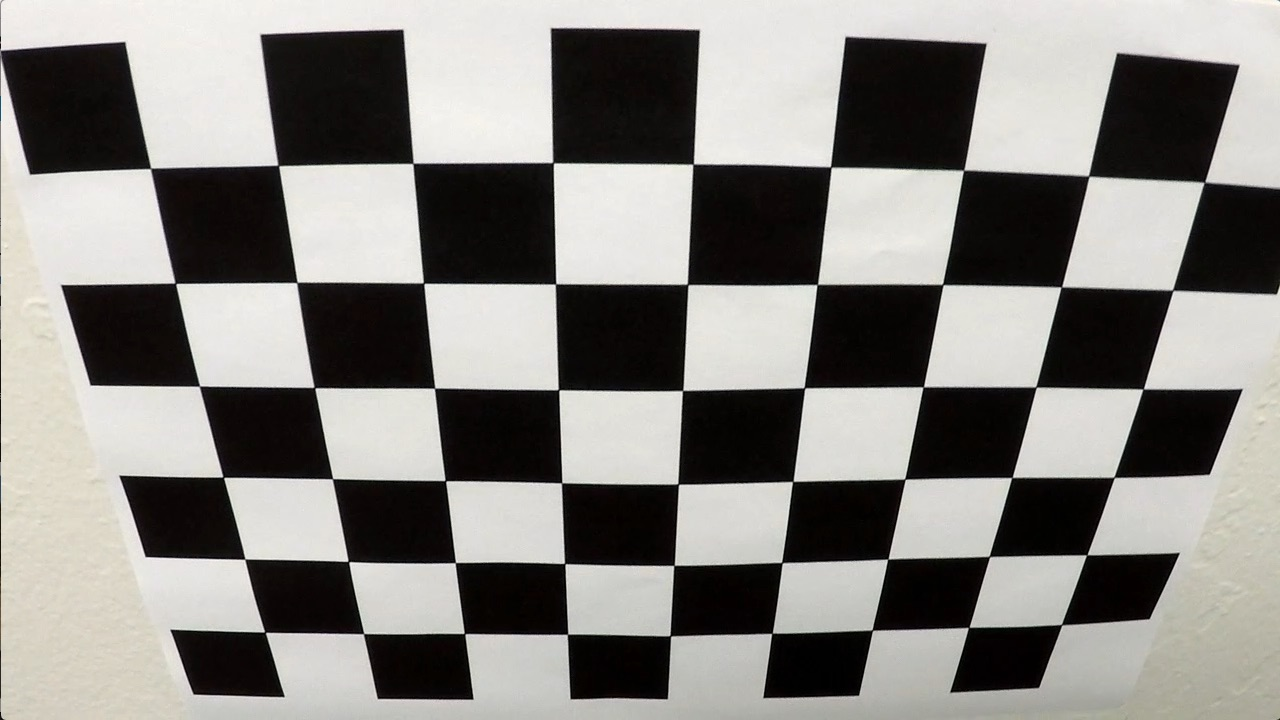
#> input picture p2-AdvancedLaneLines/camera_cal/calibration2.jpg, 1280 x 720 px; the run also reads 1 picture not shown here
$ python 'Project 2-Advanced Lane Finding.py'   (older library calls are emulated)
#> lines starting #> are read from the running program, lines starting #| are printed output that depends on the picture
#!/usr/bin/env python
# coding: utf-8

# ## Project : Advanced Lane Finding
#
# The goals / steps of this project are the following:
#
# * Compute the camera calibration matrix and distortion coefficients given a set of chessboard images.
# * Apply a distortion correction to raw images.
# * Use color transforms, gradients, etc., to create a thresholded binary image.
# * Apply a perspective transform to rectify binary image ("birds-eye view").
# * Detect lane pixels and fit to find the lane boundary.
# * Determine the curvature of the lane and vehicle position with respect to center.
# * Warp the detected lane boundaries back onto the original image.
# * Output visual display of the lane boundaries and numerical estimation of lane curvature and vehicle position.

# ## Import Package

# In[1]:


#importing some useful packages
import matplotlib.pyplot as plt
import matplotlib.image as mpimg
import numpy as np
import cv2
import os
import pickle
get_ipython().run_line_magic('matplotlib', 'inline')


# ### Camera Calibration

# In[2]:


#Prepare object points
nx = 9
ny = 6
objp = np.zeros((6*9,3), np.float32)
objp[:,:2] = np.mgrid[0:9, 0:6].T.reshape(-1,2)


def cal_undistort(img, gray, objpoints, imgpoints):
    # performs the camera calibration, image distortion correction and returns the undistorted image

    ret, mtx, dist, rvecs, tvecs = cv2.calibrateCamera(objpoints, imgpoints, gray.shape[::-1], None, None)
    undist = cv2.undistort(img, mtx, dist, None, mtx)


    return undist, mtx, dist


def CameraCalibrationPipeline(img):
    # Array to store object points and image points from all the image
    objpoints = []   #3D points in real world
    imgpoints = []   #2D points in image plane

    #Convert image to grayscale
    gray = cv2.cvtColor(img, cv2.COLOR_RGB2GRAY)


    #Find the chessboard conrners
    ret, corners = cv2.findChessboardCorners(gray, (9,6), None)

    #If corners are found, add obj points, img points
    if ret == True:
        imgpoints.append(corners)
        objpoints.append(objp)

    undist, mtx, dist = cal_undistort(img, gray, objpoints, imgpoints)
    return undist, mtx, dist


img = 'camera_cal/calibration2.jpg'
image = mpimg.imread(img)
#> image is the input picture: shape (720, 1280, 3); mean R, G, B 134.4, 132.4, 128.5

undistorted, mtx, dist= CameraCalibrationPipeline(image)
#> in CameraCalibrationPipeline, `ret, corners = cv2.findChessboardCorners(gray, (9,6), None)`: ret = True; corners = 54 rows, first 8: [150.6, 168.4], [278.3, 165.4], [412.9, 163.5], [553, 162.6], [693.2, 164.2], [830.6, 166.9], [963.5, 170.4], [1088.6, 176.1]
#> in cal_undistort, `ret, mtx, dist, rvecs, tvecs = cv2.calibrateCamera(objpoints, imgpoint..`: ret = 0.867; mtx = [[788.8, 0, 646.8], [0, 756, 212.5], [0, 0, 1]]; dist = [[-0.159, 0.0736, 0.0212, 0.00277, -0.00689]]; rvecs = ([0.401, -0.0328, 0.0155],); tvecs = ([-3.67, -0.395, 5.45],)
#> in CameraCalibrationPipeline, `undist, mtx, dist = cal_undistort(img, gray, objpoints, imgpoints)`: mtx = [[788.8, 0, 646.8], [0, 756, 212.5], [0, 0, 1]]; dist = [[-0.159, 0.0736, 0.0212, 0.00277, -0.00689]]
#> mtx = [[788.8, 0, 646.8], [0, 756, 212.5], [0, 0, 1]]; dist = [[-0.159, 0.0736, 0.0212, 0.00277, -0.00689]]

#Plot original image and undistorted image
f, (ax1, ax2) = plt.subplots(1, 2, figsize=(24, 9))
f.tight_layout()
ax1.imshow(image)
ax1.set_title('Original Image', fontsize=35)
ax2.imshow(undistorted)
ax2.set_title('Undistorted Image', fontsize=35)

f.savefig('output_images/camera_calibration.jpg')


pickle.dump( { 'mtx': mtx, 'dist': dist }, open('./saved_data/camera_calibration.p', 'wb'))


# In[3]:


# test camera calibration pipline using test_images

test_images = os.listdir('test_images/')

for test_images in os.listdir('test_images/'):
    img = mpimg.imread('test_images/' + test_images)
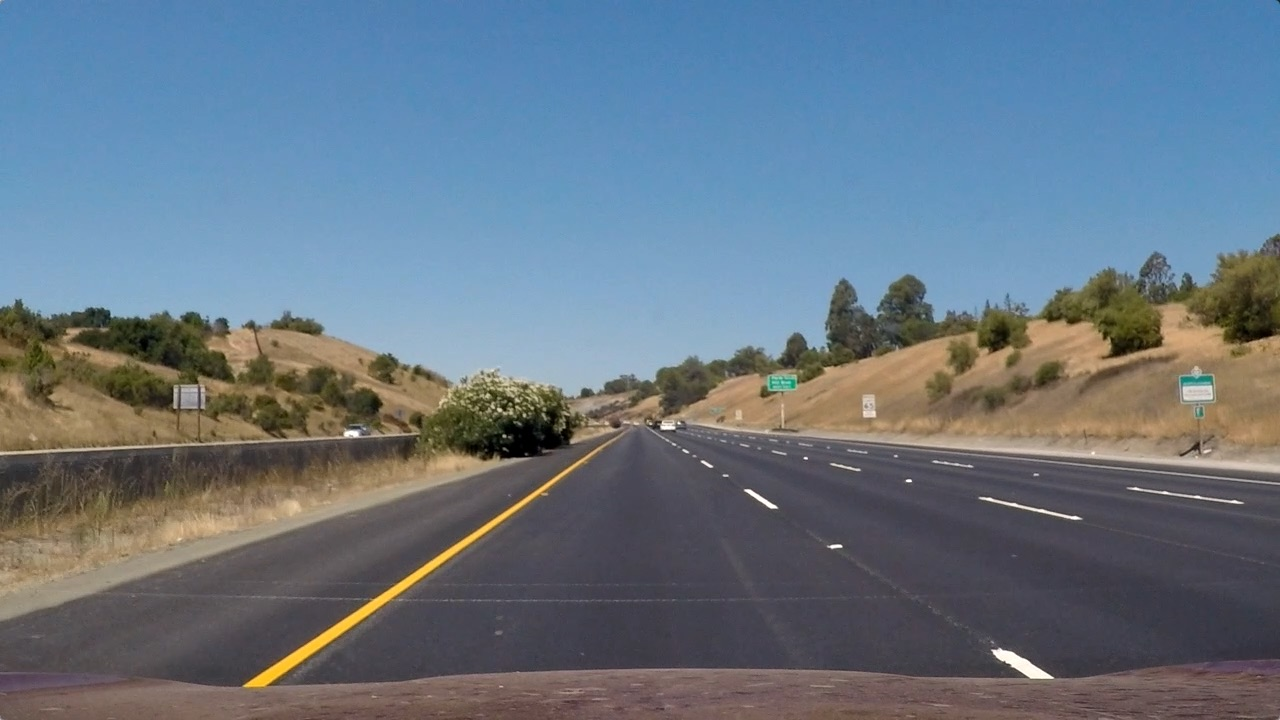
#> input picture p2-AdvancedLaneLines/test_images/straight_lines1.jpg, 1280 x 720 px
#> img is the input picture: shape (720, 1280, 3); mean R, G, B 103.2, 117.7, 131.2

    undist = cv2.undistort(img, mtx, dist, None, mtx)
    #Plot original image and undistorted image
    f, (ax1, ax2) = plt.subplots(1, 2, figsize=(24, 9))
    f.tight_layout()
    ax1.imshow(img)
    ax1.set_title('Original Image', fontsize=35)
    ax2.imshow(undist)
    ax2.set_title('Undistorted Image', fontsize=35)

    f.savefig('output_images/camera_calibration_test/camera_calibration_' + test_images)


# ### Perspective transform

# In[4]:


#camera matrix and distortion coefficients
dist_pickle = pickle.load( open( './saved_data/camera_calibration.p', 'rb' ) )
mtx = dist_pickle["mtx"]
dist = dist_pickle["dist"]

def PerspectiveTransformPipeline(img, src, dst):
    img_siz = (img.shape[1], img.shape[0])

    #Compute the perspective transform, M
    M = cv2.getPerspectiveTransform(src, dst)

    #Compute the inverse perspective transform
    Minv = cv2.getPerspectiveTransform(dst, src)

    #wrap the image using perspective transform
    warped = cv2.warpPerspective(img, M, img_size, flags=cv2.INTER_LINEAR)
    return warped, M


img =  mpimg.imread('test_images/straight_lines1.jpg')

#Undistort using mtx and dist
undist = cv2.undistort(img, mtx, dist, None, mtx)
img_size = (img.shape[1], img.shape[0])

#Four source coordinates
src = np.float32([[580,455],[710,455],[1100,710],[190,710]])

#Four desired coordinates
offset = 200
dst = np.float32([[offset, 0],[img_size[0]-offset, 0],
                   [img_size[0]-offset, img_size[1]], [offset, img_size[1]]])


img_copy = img.copy()

cv2.line(img_copy, (580,455),(710,455), (255, 0, 0), 2)
cv2.line(img_copy, (1100,710),(190,710), (255, 0, 0), 2)
cv2.line(img_copy, (580,455), (190,710), (255, 0, 0), 2)
cv2.line(img_copy, (1100,710), (710,455), (255, 0, 0), 2)


top_down, perspective_M = PerspectiveTransformPipeline(img, src, dst)
#> in PerspectiveTransformPipeline, `warped = cv2.warpPerspective(img, M, img_size, flags=cv2.INTER_LINEAR)`:
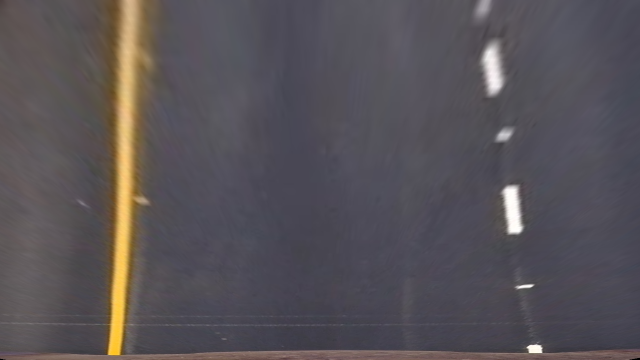
#> warped: shape (720, 1280, 3) (shown at 1/2 size); mean R, G, B 87.5, 82.7, 87.3
#> perspective_M = [[-0.697, -1.55, 1089.8], [-2.07e-16, -2.04, 926.5], [-2.34e-19, -0.00242, 1]]
f, (ax1, ax2, ax3) = plt.subplots(1, 3, figsize=(24, 9))
f.tight_layout()
ax1.imshow(img)
ax1.set_title('Original Image', fontsize=40)
ax2.imshow(img_copy)
ax2.set_title('Region of Interest', fontsize=40)
ax3.imshow(top_down)
ax3.set_title('Undistorted and Warped Image', fontsize=40)
plt.subplots_adjust(left=0., right=1, top=0.9, bottom=0.)
f.savefig('output_images/perspective_transform.jpg')


pickle.dump( { 'perspective_M': perspective_M }, open('./saved_data/perspective_transform.p', 'wb'))


#
# ### Gradient and color space

# #### Sobel thresholding and magnitude thresholding

# In[5]:


#Sobel Absolute Threshold, a function that applies Sobel x or y
def abs_sobel_thresh(img, orient, thresh):
    #grayscale the image
#> called with orient = 'x', thresh = (20, 100)
    gray = cv2.cvtColor(img, cv2.COLOR_RGB2GRAY)

    #Take the derivative in x or y given orient = 'x' or 'y'
    if orient == 'x':
        sobel = cv2.Sobel(gray, cv2.CV_64F, 1, 0)
    else:
        sobel = cv2.Sobel(gray, cv2.CV_64F, 0, 1)


    #Take the absolute value of the derivative or gradient
    abs_sobel = np.absolute(sobel)

    #Scale to 8-bit (0 - 255) then convert to type = np.uint8
    scaled_sobel = np.uint8(255*abs_sobel/np.max(abs_sobel))

    # 5) Create a mask of 1's where the scaled gradient magnitude
            # is > thresh_min and < thresh_max
    binary_output = np.zeros_like(scaled_sobel)
    binary_output[(scaled_sobel >= thresh[0]) & (scaled_sobel <= thresh[1])] = 1

    # 6) Return this mask as your binary_output image

    return binary_output


#Sobel Magnitude Threshold, a function that applies Sobel x and y
def mag_thresh(img, sobel_kernel, mag_thresh):

    #Convert to grayscale
    gray = cv2.cvtColor(img, cv2.COLOR_RGB2GRAY)
    #Take the gradient in x and y separately
    sobelx = cv2.Sobel(gray, cv2.CV_64F, 1, 0, ksize = sobel_kernel)
    sobely = cv2.Sobel(gray, cv2.CV_64F, 0, 1, ksize = sobel_kernel)

    #Calculate the magnitude
    abs_sobelxy = np.sqrt(sobelx**2 + sobely**2)
    # 4) Scale to 8-bit (0 - 255) and convert to type = np.uint8
    scaled_sobel = np.uint8(255*abs_sobelxy/np.max(abs_sobelxy))

    #Create a binary mask where mag thresholds are met
    binary_output = np.zeros_like(scaled_sobel)
    binary_output[(scaled_sobel >= mag_thresh[0]) & (scaled_sobel <= mag_thresh[1])] = 1
    #Return this mask as your binary_output image
    return binary_output


# Applies Sobel magnitude threshold and computes the direction of the gradient and applies a threshold.
def dir_threshold(img, sobel_kernel, thresh):
        # Grayscale
    gray = cv2.cvtColor(img, cv2.COLOR_RGB2GRAY)
    # Calculate the x and y gradients
    sobelx = cv2.Sobel(gray, cv2.CV_64F, 1, 0, ksize=sobel_kernel)
    sobely = cv2.Sobel(gray, cv2.CV_64F, 0, 1, ksize=sobel_kernel)
    # Take the absolute value of the gradient direction,
    # apply a threshold, and create a binary image result
    absgraddir = np.arctan2(np.absolute(sobely), np.absolute(sobelx))
    binary_output =  np.zeros_like(absgraddir)
    binary_output[(absgraddir >= thresh[0]) & (absgraddir <= thresh[1])] = 1


    return binary_output


# In[6]:


#Absolute Sobel Thresholding
for test_images in os.listdir('test_images/'):
    img = mpimg.imread('test_images/' + test_images)
    sobelx_output = abs_sobel_thresh(img, orient = 'x', thresh = (20, 100))
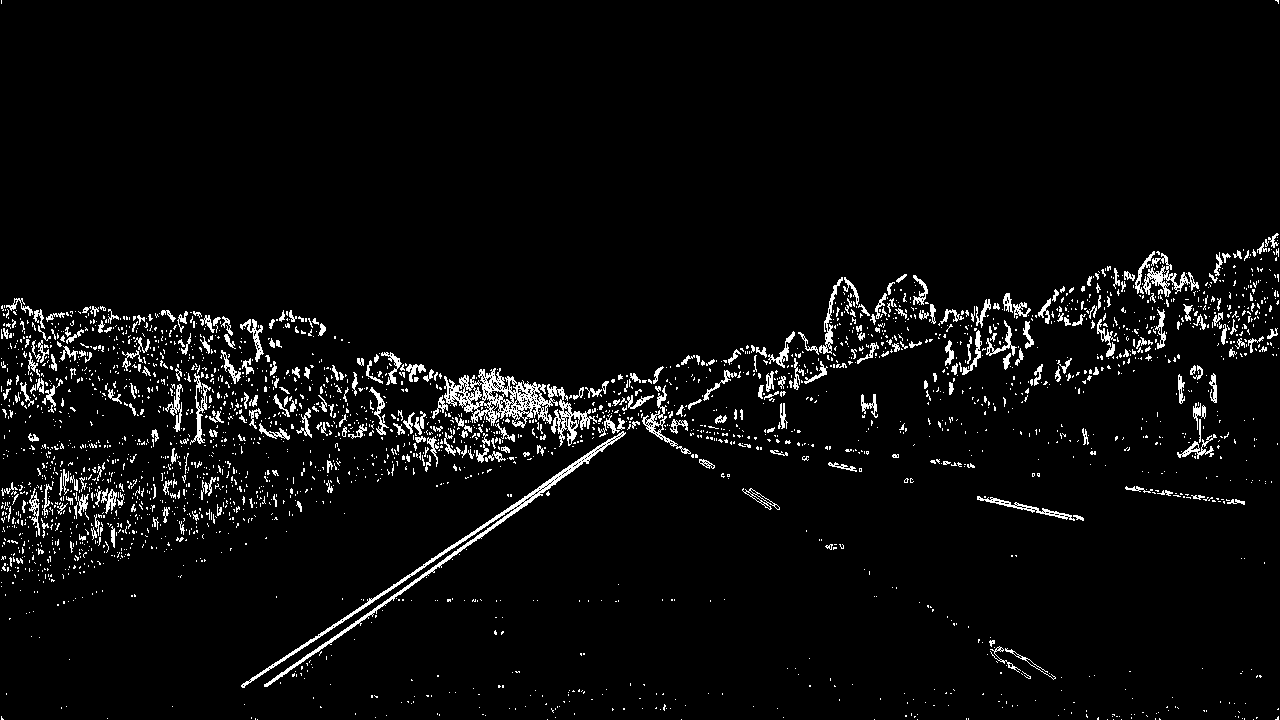
#> sobelx_output: shape (720, 1280); values 0 (black) and 1 (white), 4.2% white in thin lines or dots
    sobely_output = abs_sobel_thresh(img, orient = 'y', thresh = (20, 100))
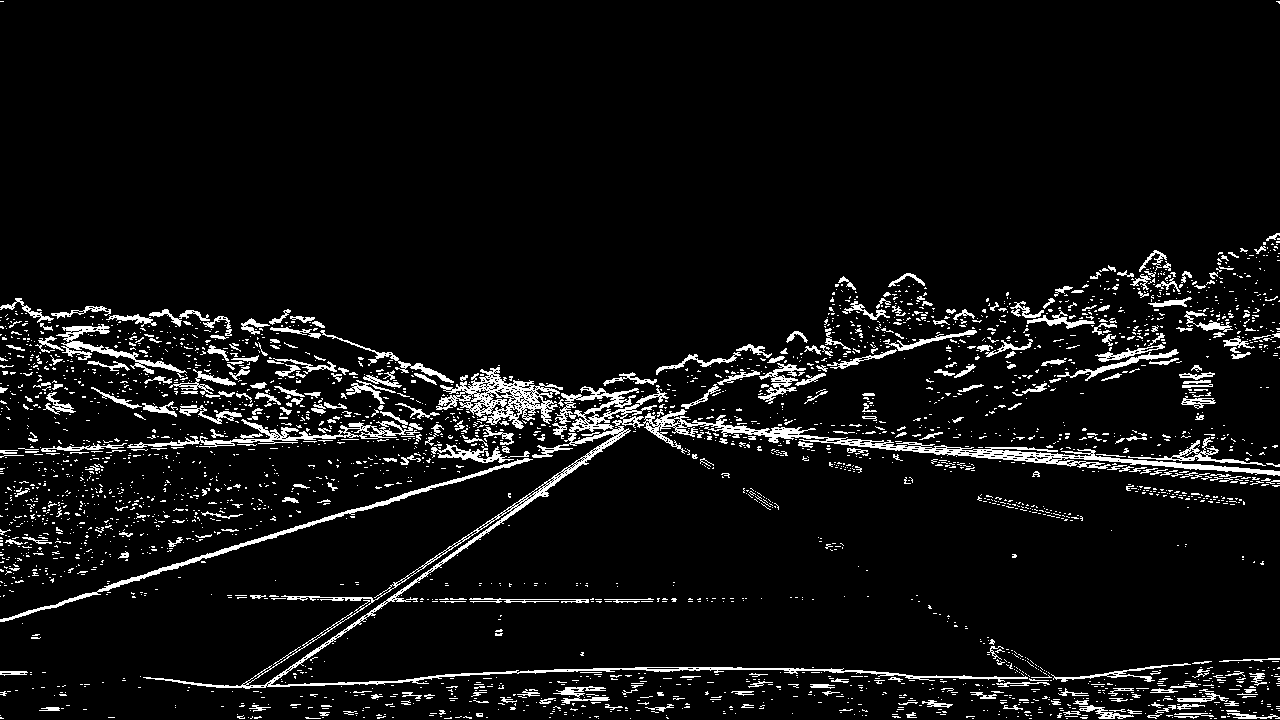
#> sobely_output: shape (720, 1280); values 0 (black) and 1 (white), 6.4% white in thin lines or dots
    # Plot the result
    f, (ax1, ax2, ax3) = plt.subplots(1, 3, figsize=(24, 9))
    f.tight_layout()
    ax1.imshow(img)
    ax1.set_title('Original Image', fontsize=30)
    ax2.imshow(sobelx_output, cmap='gray')
    ax2.set_title('Thresholded x-derivative', fontsize=30)
    plt.subplots_adjust(left=0., right=1, top=0.9, bottom=0.)
    ax3.imshow(sobely_output, cmap='gray')
    ax3.set_title('Thresholded y-derivative', fontsize=30)
    plt.subplots_adjust(left=0., right=1, top=0.9, bottom=0.)
    f.savefig('output_images/absolute_sobel_test/' + test_images)


# In[7]:


#Sobel Magnitude Thresholding
for test_images in os.listdir('test_images/'):
    img = mpimg.imread('test_images/' + test_images)
    sobel_output = mag_thresh(img, sobel_kernel = 3, mag_thresh = (20, 100))    # Plot the result
    f, (ax1, ax2) = plt.subplots(1, 2, figsize=(24, 9))
    f.tight_layout()
    ax1.imshow(img)
    ax1.set_title('Original Image', fontsize=30)
    ax2.imshow(sobel_output, cmap='gray')
    ax2.set_title('Thresholded Magnitude', fontsize=30)
    plt.subplots_adjust(left=0., right=1, top=0.9, bottom=0.)
    f.savefig('output_images/sobel_magnitude_thresholding_test/' + test_images)


# In[25]:


#Direction of magnitude Thresholding
for test_images in os.listdir('test_images/'):
    img = mpimg.imread('test_images/' + test_images)
    dir_binary = dir_threshold(image, sobel_kernel=3, thresh=(0, 1.4))
    f, (ax1, ax2) = plt.subplots(1, 2, figsize=(24, 9))
    f.tight_layout()
    ax1.imshow(img)
    ax1.set_title('Original Image', fontsize=30)
    ax2.imshow(dir_binary, cmap='gray')
    ax2.set_title('Thresholded Grad. Dir.', fontsize=30)
    plt.subplots_adjust(left=0., right=1, top=0.9, bottom=0.)
    f.savefig('output_images/direction_thresholding_test/' + test_images)


# In[26]:


#Combine Thresholds and compare all
for test_images in os.listdir('test_images/'):
    img = mpimg.imread('test_images/' + test_images)
    gradx = abs_sobel_thresh(image, orient='x', thresh=(20, 100))
    grady = abs_sobel_thresh(image, orient='y', thresh=(20, 100))
    mag_binary = mag_thresh(image, sobel_kernel=3, mag_thresh=(20, 100))
    dir_binary = dir_threshold(image, sobel_kernel=3, thresh=(0,1.4))
    combined = np.zeros_like(dir_binary)
    combined[((gradx == 1) & (grady == 1)) | ((mag_binary == 1) & (dir_binary == 1))] = 1

    f, (ax1, ax2, ax3, ax4, ax5, ax6) = plt.subplots(1, 6, figsize=(24, 9))
    f.tight_layout()
    ax1.imshow(img)
    ax1.set_title('Original Image', fontsize=20)
    ax2.imshow(sobelx_output, cmap='gray')
    ax2.set_title('Thresholded x-derivative', fontsize=20)
    plt.subplots_adjust(left=0., right=1, top=0.9, bottom=0.)
    ax3.imshow(sobely_output, cmap='gray')
    ax3.set_title('Thresholded y-derivative', fontsize=20)
    plt.subplots_adjust(left=0., right=1, top=0.9, bottom=0.)
    ax4.imshow(sobel_output, cmap='gray')
    ax4.set_title('Thresholded Magnitude', fontsize=20)
    plt.subplots_adjust(left=0., right=1, top=0.9, bottom=0.)
    ax5.imshow(dir_binary, cmap='gray')
    ax5.set_title('Thresholded Grad. Dir.', fontsize=20)
    plt.subplots_adjust(left=0., right=1, top=0.9, bottom=0.)

    ax6.imshow(combined, cmap='gray')
    ax6.set_title('Combined Thresholds', fontsize=20)
    plt.subplots_adjust(left=0., right=1, top=0.9, bottom=0.)

    f.savefig('output_images/sobel_direction_threshold_test/' + test_images)


# #### Color space

# In[10]:


image = mpimg.imread('test_images/test1.jpg')
#RGB
R = image[:,:,0]
G = image[:,:,1]
B = image[:,:,2]
f, (ax1, ax2, ax3, ax4) = plt.subplots(1, 4, figsize=(24, 9))
f.tight_layout()
ax1.imshow(image)
ax1.set_title('Original Image_test1' , fontsize=45)
ax2.imshow(R, cmap='gray')
ax2.set_title('R', fontsize=50)
plt.subplots_adjust(left=0., right=1, top=0.9, bottom=0.)
ax3.imshow(G, cmap='gray')
ax3.set_title('G', fontsize=50)
plt.subplots_adjust(left=0., right=1, top=0.9, bottom=0.)
ax4.imshow(B, cmap='gray')
ax4.set_title('B', fontsize=50)
plt.subplots_adjust(left=0., right=1, top=0.9, bottom=0.)


#HLS
hls = cv2.cvtColor(image, cv2.COLOR_RGB2HLS)
H = hls[:,:,0]
L = hls[:,:,1]
S = hls[:,:,2]
f, (ax1, ax2, ax3, ax4) = plt.subplots(1, 4, figsize=(24, 9))
f.tight_layout()
ax1.imshow(image)
ax1.set_title('Original Image_test1', fontsize=45)
ax2.imshow(H, cmap='gray')
ax2.set_title('H', fontsize=50)
plt.subplots_adjust(left=0., right=1, top=0.9, bottom=0.)
ax3.imshow(L, cmap='gray')
ax3.set_title('L', fontsize=50)
plt.subplots_adjust(left=0., right=1, top=0.9, bottom=0.)
ax4.imshow(S, cmap='gray')
ax4.set_title('S', fontsize=50)
plt.subplots_adjust(left=0., right=1, top=0.9, bottom=0.)


#LAB
lab = cv2.cvtColor(image, cv2.COLOR_RGB2LAB)
L = hls[:,:,0]
A = hls[:,:,1]
B = hls[:,:,2]
f, (ax1, ax2, ax3, ax4) = plt.subplots(1, 4, figsize=(24, 9))
f.tight_layout()
ax1.imshow(image)
ax1.set_title('Original Image_test1', fontsize=45)
ax2.imshow(H, cmap='gray')
ax2.set_title('L', fontsize=50)
plt.subplots_adjust(left=0., right=1, top=0.9, bottom=0.)
ax3.imshow(L, cmap='gray')
ax3.set_title('A', fontsize=50)
plt.subplots_adjust(left=0., right=1, top=0.9, bottom=0.)
ax4.imshow(S, cmap='gray')
ax4.set_title('B', fontsize=50)
plt.subplots_adjust(left=0., right=1, top=0.9, bottom=0.)


# #### Color thresholds

# In[31]:


def color_thres(img, colorSpace, colorChannel, thresh):
    if colorSpace == 'HLS':
        img = cv2.cvtColor(img, cv2.COLOR_RGB2HLS)
        if colorChannel == 'H':
            channel = img[:,:,0]
        elif  colorChannel == 'L':
            channel = img[:,:,1]
        else:
            channel = img[:,:,2]
    elif colorSpace == 'RGB':
        if colorChannel == 'R':
            channel = img[:,:,0]
        elif colorChannel == 'G':
            channel = img[:,:,1]
        else:
            channel = img[:,:,2]
    elif colorSpace == 'LAB':
        img = cv2.cvtColor(img, cv2.COLOR_RGB2LAB)
        if colorChannel == 'L':
            channel = img[:,:,0]
        elif colorChannel == 'A':
            channel = img[:,:,1]
        else:
            channel = img[:,:,2]
    elif colorSpace == 'LUV':
        img = cv2.cvtColor(img, cv2.COLOR_RGB2LUV)
        if colorChannel == 'L':
            channel = img[:,:,0]
        elif colorChannel == 'U':
            channel = img[:,:,1]
        else:
            channel = img[:,:,2]

    #Apply threshold to selected channel
    binary_output = np.zeros_like(channel)
    binary_output[(channel > thresh[0]) & (channel < thresh[1])] = 1
    return binary_output


# In[12]:


for test_images in os.listdir('test_images/'):
    img = mpimg.imread('test_images/' + test_images)
    thresh = (120,255)
    h_threh = color_thres(img, 'HLS', 'H', thresh)
    l_threh = color_thres(img, 'HLS', 'L', thresh)
    s_threh = color_thres(img, 'HLS', 'S', thresh)
    f, (ax1, ax2, ax3, ax4) = plt.subplots(1, 4, figsize=(24, 9))
    f.tight_layout()
    ax1.imshow(image)
    ax1.set_title('Original Image', fontsize=50)
    ax2.imshow(h_threh, cmap='gray')
    ax2.set_title('Thresholded H', fontsize=50)
    plt.subplots_adjust(left=0., right=1, top=0.9, bottom=0.)
    ax3.imshow(l_threh, cmap='gray')
    ax3.set_title('Thresholded L', fontsize=50)
    plt.subplots_adjust(left=0., right=1, top=0.9, bottom=0.)
    ax4.imshow(s_threh, cmap='gray')
    ax4.set_title('Thresholded S', fontsize=50)
    plt.subplots_adjust(left=0., right=1, top=0.9, bottom=0.)
#> (the run stopped early here; a loop or call above may not have finished)
